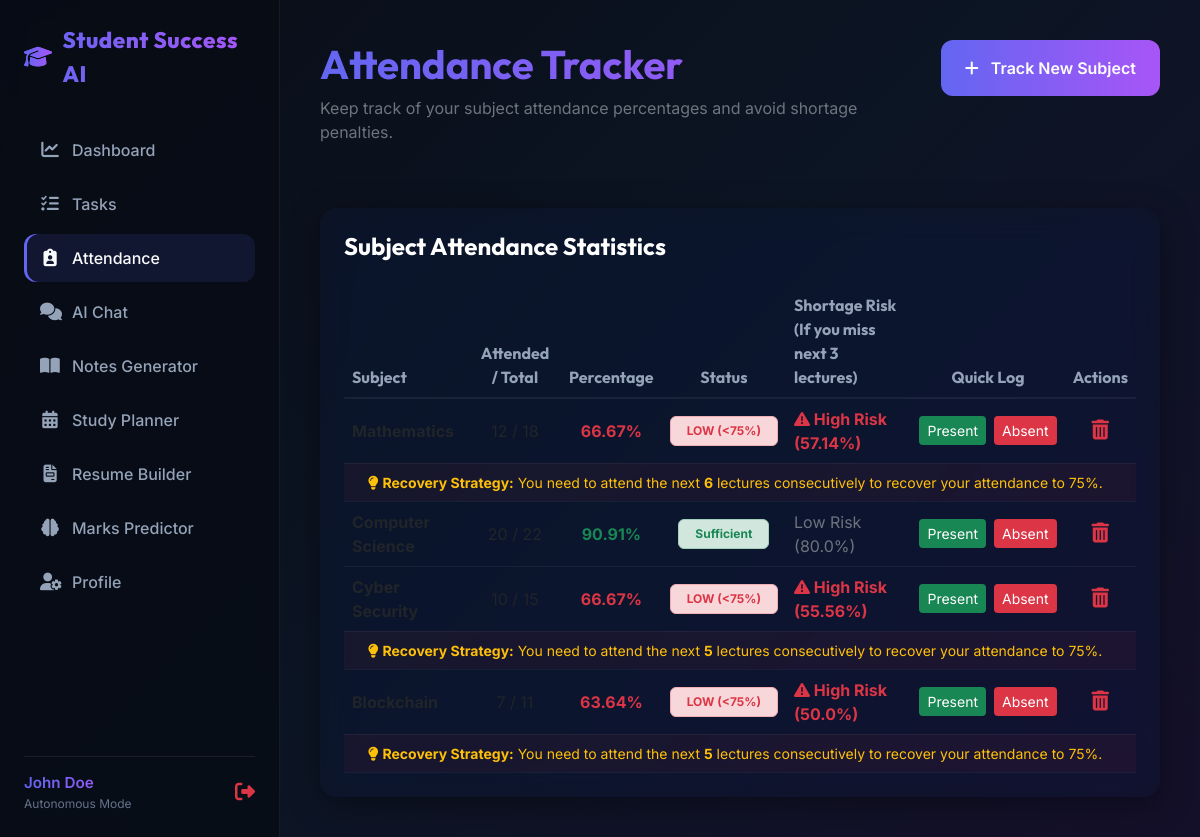
/attendance (signed in), run on an earlier commit of the app's database.
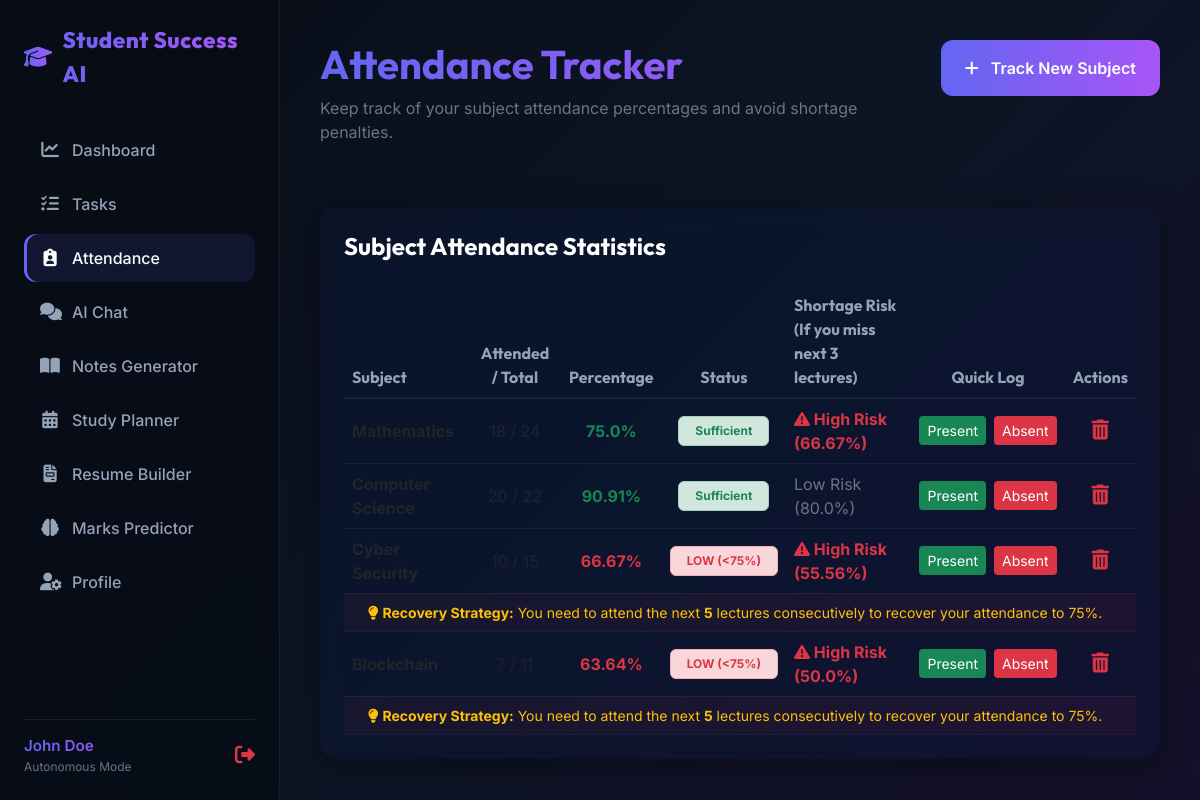
And on a later commit of the database.
### tables this page shows
CREATE TABLE attendance (
        id INTEGER PRIMARY KEY AUTOINCREMENT,
        user_id INTEGER NOT NULL,
        subject_name TEXT NOT NULL,
        attended INTEGER DEFAULT 0,
        total INTEGER DEFAULT 0,
        FOREIGN KEY(user_id) REFERENCES users(id) ON DELETE CASCADE
    );

### app.py (the view)
@app.route('/attendance')
@login_required
def attendance():
    user_id = session['user_id']
    conn = get_db_connection()
    records = conn.execute("SELECT * FROM attendance WHERE user_id = ?", (user_id,)).fetchall()
    conn.close()
    analysis_data = analyze_attendance([dict(r) for r in records])
    return render_template('attendance.html', active_page='attendance', attendance=analysis_data['analysis'])

### app.py (called while the page is built)
def login_required(f):
    @wraps(f)
    def decorated_function(*args, **kwargs):
        if 'user_id' not in session:
            flash("Please sign in to access this page.", "error")
            return redirect(url_for('login'))
        return f(*args, **kwargs)
    return decorated_function

@app.context_processor
def inject_active_page():
    return dict(active_page=None)

### database/db_helper.py (called while the page is built)
def get_db_connection():
    conn = sqlite3.connect(DB_FILE)
    conn.row_factory = sqlite3.Row
    return conn

### templates/attendance.html (shortened to what this page needs)
{% extends "base.html" %}
{% block content %}
<div class="container-fluid px-0">
    <div class="row mb-5">
        <div class="col-md-8">
            <h1 class="font-outfit fw-bold text-gradient-primary">Attendance Tracker</h1>
            <p class="text-secondary">Keep track of your subject attendance percentages and avoid shortage penalties.</p>
        </div>
        <div class="col-md-4 text-md-end">
            <button class="btn btn-primary-gradient px-4 py-3" data-bs-toggle="collapse" data-bs-target="#addSubjectPanel">
                <i class="fa-solid fa-plus me-2"></i> Track New Subject
            </button>
        </div>
    </div>
    <div class="card glass-panel border-0 text-white p-4">
        <h4 class="font-outfit fw-bold mb-4">Subject Attendance Statistics</h4>
        {% if attendance %}
            <div class="table-responsive">
                <table class="table table-glass bg-transparent text-white align-middle mb-0">
                    <thead>
                        <tr>
                            <th>Subject</th>
                            <th class="text-center">Attended / Total</th>
                            <th class="text-center">Percentage</th>
                            <th class="text-center">Status</th>
                            <th>Shortage Risk (If you miss next 3 lectures)</th>
                            <th class="text-center">Quick Log</th>
                            <th class="text-center">Actions</th>
                        </tr>
                    </thead>
                    <tbody>
                        {% for r in attendance %}
                            <tr>
                                <td class="fw-bold">{{ r.subject }}</td>
                                <td class="text-center">{{ r.attended }} / {{ r.total }}</td>
                                <td class="text-center fw-bold {% if r.percentage >= 75 %}text-success{% else %}text-danger{% endif %}">
                                    {{ r.percentage }}%
                                </td>
                                <td class="text-center">
                                    {% if r.percentage >= 75 %}
                                        <span class="badge bg-success-subtle text-success border border-success-subtle px-3 py-2">Sufficient</span>
                                    {% else %}
                                        <span class="badge bg-danger-subtle text-danger border border-danger-subtle px-3 py-2">LOW (<75%)</span>
                                    {% endif %}
                                </td>
                                <td>
                                    {% if r.shortage_risk %}
                                        <span class="text-danger fw-bold"><i class="fa-solid fa-triangle-exclamation"></i> High Risk ({{ r.projected_percentage }}%)</span>
                                    {% else %}
                                        <span class="text-secondary">Low Risk ({{ r.projected_percentage }}%)</span>
                                    {% endif %}
                                </td>
                                <td class="text-center">
                                    <div class="d-flex justify-content-center gap-2">
                                        <form action="{{ url_for('log_lecture', attendance_id=r.id, type='attend') }}" method="POST" style="display:inline;">
                                            <button type="submit" class="btn btn-sm btn-success py-1 px-2 border-0" title="Attended class (+1 / +1)">
                                                Present
                                            </button>
                                        </form>
                                        <form action="{{ url_for('log_lecture', attendance_id=r.id, type='absent') }}" method="POST" style="display:inline;">
                                            <button type="submit" class="btn btn-sm btn-danger py-1 px-2 border-0" title="Missed class (0 / +1)">
                                                Absent
                                            </button>
                                        </form>
                                    </div>
                                </td>
                                <td class="text-center">
                                    <form action="{{ url_for('delete_attendance', attendance_id=r.id) }}" method="POST" style="display:inline;">
                                        <button type="submit" class="btn btn-sm btn-outline-danger border-0" title="Delete Subject" onclick="return confirm('Are you sure you want to delete this subject?');">
                                            <i class="fa-solid fa-trash-can fs-5"></i>
                                        </button>
                                    </form>
                                </td>
                            </tr>
                            {% if r.percentage < 75 %}
                                <tr class="bg-transparent">
                                    <td colspan="7" class="py-2 border-bottom-0" style="background: rgba(239, 68, 68, 0.05) !important;">
                                        <div class="text-warning small ps-3">
                                            <i class="fa-solid fa-lightbulb"></i>
                                            <strong>Recovery Strategy:</strong> You need to attend the next <strong>{{ r.needed }}</strong> lectures consecutively to recover your attendance to 75%.
                                        </div>
                                    </td>
                                </tr>
                            {% endif %}
                        {% endfor %}
                    </tbody>
                </table>
            </div>
        {% else %}
            <p class="text-secondary mb-0">No subject records found. Click "Track New Subject" to begin.</p>
        {% endif %}
    </div>
</div>
{% endblock %}

### templates/base.html (shortened to what this page needs)
<!DOCTYPE html>
<html lang="en">
<head>
    <link href="https://cdn.jsdelivr.net/npm/bootstrap@5.3.0/dist/css/bootstrap.min.css" rel="stylesheet">
    <link rel="stylesheet" href="https://cdnjs.cloudflare.com/ajax/libs/font-awesome/6.4.0/css/all.min.css">
    <link rel="stylesheet" href="{{ url_for('static', filename='css/style.css') }}">
</head>
<body>
    <div class="layout-wrapper">
        {% if session.get('user_id') %}
        <nav class="sidebar" id="sidebar">
            <div class="sidebar-brand">
                <i class="fa-solid fa-graduation-cap text-gradient-primary"></i>
                <span>Student Success AI</span>
            </div>
            <ul class="sidebar-menu">
                <li class="sidebar-item">
                    <a href="{{ url_for('dashboard') }}" class="sidebar-link {% if active_page == 'dashboard' %}active{% endif %}">
                        <i class="fa-solid fa-chart-line"></i> Dashboard
                    </a>
                </li>
                <li class="sidebar-item">
                    <a href="{{ url_for('tasks') }}" class="sidebar-link {% if active_page == 'tasks' %}active{% endif %}">
                        <i class="fa-solid fa-list-check"></i> Tasks
                    </a>
                </li>
                <li class="sidebar-item">
                    <a href="{{ url_for('attendance') }}" class="sidebar-link {% if active_page == 'attendance' %}active{% endif %}">
                        <i class="fa-solid fa-clipboard-user"></i> Attendance
                    </a>
                </li>
                <li class="sidebar-item">
                    <a href="{{ url_for('chat') }}" class="sidebar-link {% if active_page == 'chat' %}active{% endif %}">
                        <i class="fa-solid fa-comments"></i> AI Chat
                    </a>
                </li>
                <li class="sidebar-item">
                    <a href="{{ url_for('notes') }}" class="sidebar-link {% if active_page == 'notes' %}active{% endif %}">
                        <i class="fa-solid fa-book-open"></i> Notes Generator
                    </a>
                </li>
                <li class="sidebar-item">
                    <a href="{{ url_for('study_planner') }}" class="sidebar-link {% if active_page == 'study_planner' %}active{% endif %}">
                        <i class="fa-solid fa-calendar-days"></i> Study Planner
                    </a>
                </li>
                <li class="sidebar-item">
                    <a href="{{ url_for('resume_builder') }}" class="sidebar-link {% if active_page == 'resume_builder' %}active{% endif %}">
                        <i class="fa-solid fa-file-invoice"></i> Resume Builder
                    </a>
                </li>
                <li class="sidebar-item">
                    <a href="{{ url_for('marks_predictor') }}" class="sidebar-link {% if active_page == 'marks_predictor' %}active{% endif %}">
                        <i class="fa-solid fa-brain"></i> Marks Predictor
                    </a>
                </li>
                <li class="sidebar-item">
                    <a href="{{ url_for('profile') }}" class="sidebar-link {% if active_page == 'profile' %}active{% endif %}">
                        <i class="fa-solid fa-user-gear"></i> Profile
                    </a>
                </li>
            </ul>
            <div class="sidebar-user">
                <div class="d-flex justify-content-between align-items-center">
                    <div>
                        <div class="user-name text-gradient-primary">{{ session.get('user_name', 'Student') }}</div>
                        <div class="user-role">Autonomous Mode</div>
                    </div>
                    <a href="{{ url_for('logout') }}" class="text-danger" title="Logout">
                        <i class="fa-solid fa-right-from-bracket fs-5"></i>
                    </a>
                </div>
            </div>
        </nav>
        {% endif %}
        <main class="main-content">
            {% block content %}{% endblock %}
        </main>
    </div>
</body>
</html>

### static/css/style.css (style rules this page uses)
:root { --bg-dark: #090d16; --bg-gradient: linear-gradient(135deg, #090d16 0%, #0c1524 50%, #15102a 100%); --glass-bg: rgba(15, 23, 42, 0.55); --glass-border: rgba(255, 255, 255, 0.06); --primary-gradient: linear-gradient(90deg, #6366f1 0%, #a855f7 100%); --accent-gradient: linear-gradient(90deg, #06b6d4 0%, #3b82f6 100%); --text-primary: #f8fafc; --text-secondary: #94a3b8; --text-muted: #64748b; --success: #10b981; --warning: #f59e0b; --danger: #ef4444; }
body { background: var(--bg-gradient); font-family: 'Inter', sans-serif; color: var(--text-primary); min-height: 100vh; margin: 0; overflow-x: hidden; }
h1, h2, h3, h4, h5, h6 { font-family: 'Outfit', sans-serif; font-weight: 600; }
.glass-panel { background: var(--glass-bg); backdrop-filter: blur(16px) saturate(180%); -webkit-backdrop-filter: blur(16px) saturate(180%); border: 1px solid var(--glass-border); border-radius: 16px; box-shadow: 0 8px 32px 0 rgba(0, 0, 0, 0.37); transition: all 0.3s cubic-bezier(0.4, 0, 0.2, 1); }
.layout-wrapper { display: flex; min-height: 100vh; }
.sidebar { width: 280px; background: rgba(8, 12, 22, 0.85); backdrop-filter: blur(10px); border-right: 1px solid var(--glass-border); padding: 24px; display: flex; flex-direction: column; z-index: 100; }
.main-content { flex: 1; padding: 40px; overflow-y: auto; max-height: 100vh; }
.sidebar-brand { font-family: 'Outfit', sans-serif; font-size: 1.4rem; font-weight: 800; background: var(--primary-gradient); -webkit-background-clip: text; -webkit-text-fill-color: transparent; margin-bottom: 35px; letter-spacing: 0.5px; display: flex; align-items: center; gap: 10px; }
.sidebar-menu { list-style: none; padding: 0; margin: 0; flex: 1; }
.sidebar-item { margin-bottom: 6px; }
.sidebar-link { display: flex; align-items: center; padding: 12px 16px; color: var(--text-secondary); text-decoration: none; border-radius: 12px; font-weight: 500; transition: all 0.2s ease; }
.sidebar-link i { margin-right: 12px; font-size: 1.1rem; width: 20px; text-align: center; }
.sidebar-link:hover, .sidebar-link.active { color: var(--text-primary); background: rgba(99, 102, 241, 0.12); box-shadow: inset 3px 0 0 #6366f1; }
.sidebar-user { padding-top: 15px; border-top: 1px solid rgba(255, 255, 255, 0.08); }
.sidebar-user .user-name { font-weight: 600; font-size: 0.95rem; }
.sidebar-user .user-role { font-size: 0.75rem; color: var(--text-muted); }
.text-gradient-primary { background: var(--primary-gradient); -webkit-background-clip: text; -webkit-text-fill-color: transparent; }
.btn-primary-gradient { background: var(--primary-gradient); color: white !important; border: none; padding: 10px 24px; border-radius: 12px; font-weight: 600; transition: all 0.2s ease; }
.table-glass { color: var(--text-primary) !important; }
.table-glass th { font-family: 'Outfit', sans-serif; color: var(--text-secondary); border-bottom: 2px solid var(--glass-border) !important; background: transparent !important; }
.table-glass td { border-bottom: 1px solid rgba(255, 255, 255, 0.05) !important; background: transparent !important; }

What changed in the data, as far as the page shows it:
changed attendance (number 1 of 4 on the later page): percentage "66.67" → "75.0"; projected_percentage "57.14" → "66.67"; needed "6" → (not shown); text "LOW (<75%) Recovery Strategy: You need to attend the next lectures consecutively to recover your attendance to 75%." → "Sufficient"
